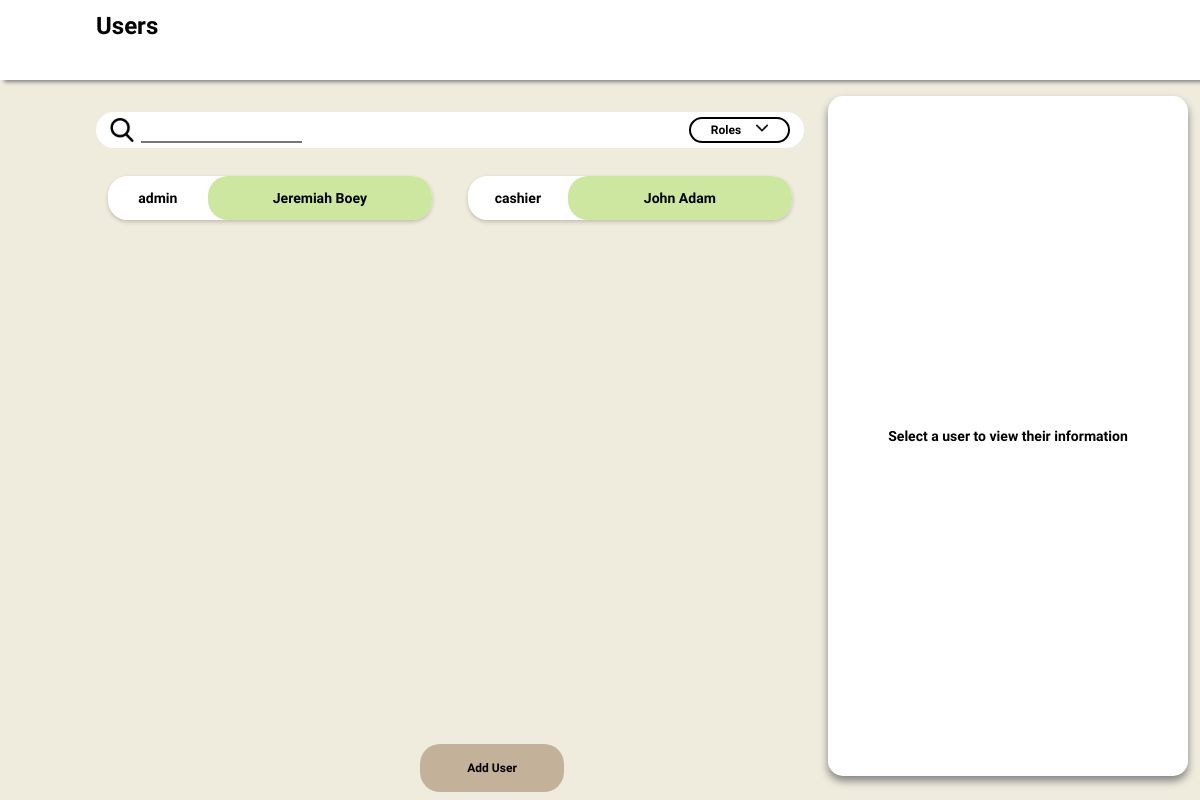
The page /users/user_list/ on the database its author committed.
### users/models.py (models this page shows)
class Employee(models.Model):
    user = models.ForeignKey(User,on_delete=models.CASCADE)
    role = models.CharField(
        choices=[
            ('cashier', 'Cashier'),
            ('admin', 'Admin'),
            ('manager', 'Manager')
        ]
    )

### users/views.py (the view)
# urls.py: path('user_list/', views.user_list_view, name='user_list'),
def user_list_view(request):
    employees = Employee.objects.all()
    roles = Employee.objects.values_list('role', flat=True)
    return render(
        request,
        'users/user_list.html',
        context={
            'employees' : employees,
            'roles' : roles
        }
        )

### users/templates/users/user_list.html (shortened to what this page needs)
<!DOCTYPE html>
{% load static %}
<html>
    <link rel="stylesheet" href="{% static 'css/user_list.css' %}">
    <head>
        <div id="dashboard">
            <h1>Users</h1>
        </div>
    </head>
    <body>
        <div id="search">
            <img src="{% static 'images/search.png'%}" alt="Magnifying glass" class="logo">
            <form class="searchbar"><input type="search" name="Search" id="searchbar" oninput="search_users()"></form>
            <div class="dropbtn">
                <div class="dropdown-button">
                    <h4> Roles <img src="{% static 'images/arrow-down.png'%}" class="logo dropdown"></h4>
                </div>
            </div>
        </div>
        <div id="main-content">
            <div id="user-list">
                {% include 'partials/user_list_partial.html' %}
            </div>
        </div>
        <div id="userinfo-box">
            <h3>Select a user to view their information</h3>
        </div>
        <div class="editBtn-box">
            <button type="button" class="editBtn add" onclick="add_user()"> Add User </button>
        </div>
    </body>

### users/templates/partials/user_list_partial.html
{% for employee in employees%}
    <div class="user box" onclick="show_user({{employee.id}})">
        <div class="user role">
            <h3> {{employee.role}} </h3>
        </div>
        <div class="user username">
            <h3> {{employee.user.first_name}} {{employee.user.last_name}}</h3>
        </div>
    </div>
{% endfor %}

### static/css/user_list.css (style rules this page uses)
body, html { font-size: 1vw; margin: 0; background-color: #F0ECDD; }
h1 { margin-block-start: 0; padding-top: 1%; padding-left: 8%; }
h4 { font-family: "Mukta Mahee", sans-serif; font-weight: 600; font-style: normal; margin: 0; }
#dashboard { font-family: "Sansation", sans-serif; font-weight: 400; font-style: normal; width: 100%; height: 10vh; margin-block-start: 0%; margin-left: auto; margin-right: auto; position: fixed; z-index: 2; top: 0; background-color: white; box-shadow: 4px 2px 4px gray; }
#search { position: relative; left: 8%; top: 14vh; z-index: 1; display: flex; width: 90%; height: 3em; overflow: visible; align-items: center; justify-content: space-between; border-radius: 20px; background-color: #FFF; }
.logo { width: 2em; height: 2em; padding-left: 2%; }
.logo.dropdown { width: 1em; height: 1em; padding-left: 1em; }
.dropbtn { width: 10%; height: 60%; margin: 0; margin-right: 2%; text-align: center; border-radius: 20px; border-style: solid; border-width: 2px; background-color: #FFF; }
.dropdown-button { width: 100%; height: 100%; padding-top: 2.5%; justify-items: center; }
.searchbar { margin-left: 1%; width: 25%; height: 70%; }
#searchbar { width: 100%; height: 100%; border-top: #FFF; border-left: #FFF; border-right: #FFF; }
#main-content { position: relative; left: 8%; top: 16vh; width: 90%; height: 70vh; font-family: "Mukta Mahee", sans-serif; font-weight: 600; font-style: normal; }
#user-list { width: 100%; display: inline-grid; grid-template-columns: 1fr 1fr 1fr; }
.user { display: flex; justify-content: space-between; width: 90%; margin: 1em; background-color: #FFF; border-radius: 20px; }
.user.box { box-shadow: 0px 2px 4px 0px rgba(0,0,0,0.2); }
.user.role { width: 40%; margin: 0; justify-content: center; }
.user.username { width: 90%; margin: 0; justify-content: center; background-color: #CDE7A0; }
#userinfo-box { position: absolute; top: 12vh; right: 1%; width: 30%; height: 85%; background-color: #FFF; border-radius: 15px; box-shadow: 0px 5px 8px #828282; font-family: "Mukta Mahee", sans-serif; font-weight: 600; font-style: normal; display: flex; justify-content: center; align-items: center; }
.editBtn-box { width: 30%; height: 6%; position: absolute; display: flex; justify-self: anchor-center; justify-content: space-between; bottom: 1%; }
.editBtn.add { width: 40%; background: #C3B299; border-radius: 20px; border-style: none; font-family: "Mukta Mahee", sans-serif; font-weight: 800; font-style: normal; font-size: 1vw; }
#search { width: 59%; }
.dropbtn { width: 15%; }
#main-content { width: 60%; }
#user-list { grid-template-columns: 1fr 1fr; }

### rows shown on the page
Employee: role "admin", user.first_name "Jeremiah", user.last_name "Boey"
Employee: role "cashier", user.first_name "John", user.last_name "Adam"
